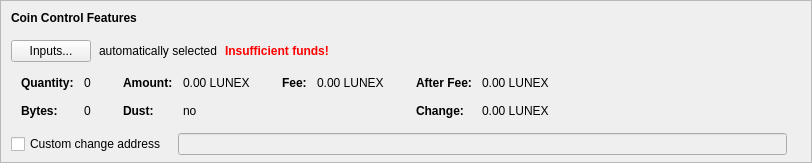
    <widget class="QFrame" name="frameCoinControl">
     <property name="sizePolicy">
      <sizepolicy hsizetype="Expanding" vsizetype="Expanding">
       <horstretch>0</horstretch>
       <verstretch>0</verstretch>
      </sizepolicy>
     </property>
     <property name="maximumSize">
      <size>
       <width>16777215</width>
       <height>16777215</height>
      </size>
     </property>
     <property name="frameShape">
      <enum>QFrame::StyledPanel</enum>
     </property>
     <property name="frameShadow">
      <enum>QFrame::Sunken</enum>
     </property>
     <layout class="QVBoxLayout" name="verticalLayoutCoinControl2">
      <property name="spacing">
       <number>0</number>
      </property>
      <property name="leftMargin">
       <number>0</number>
      </property>
      <property name="topMargin">
       <number>0</number>
      </property>
      <property name="rightMargin">
       <number>0</number>
      </property>
      <property name="bottomMargin">
       <number>6</number>
      </property>
      <item>
       <layout class="QVBoxLayout" name="verticalLayoutCoinControl" stretch="0,0,0,0,1">
        <property name="spacing">
         <number>0</number>
        </property>
        <property name="leftMargin">
         <number>10</number>
        </property>
        <property name="topMargin">
         <number>10</number>
        </property>
        <item>
         <layout class="QHBoxLayout" name="horizontalLayoutCoinControl1">
          <property name="bottomMargin">
           <number>15</number>
          </property>
          <item>
           <widget class="QLabel" name="labelCoinControlFeatures">
            <property name="sizePolicy">
             <sizepolicy hsizetype="Preferred" vsizetype="Maximum">
              <horstretch>0</horstretch>
              <verstretch>0</verstretch>
             </sizepolicy>
            </property>
            <property name="font">
             <font>
              <weight>75</weight>
              <bold>true</bold>
             </font>
            </property>
            <property name="styleSheet">
             <string notr="true">font-weight:bold;</string>
            </property>
            <property name="text">
             <string>Coin Control Features</string>
            </property>
           </widget>
          </item>
         </layout>
        </item>
        <item>
         <layout class="QHBoxLayout" name="horizontalLayoutCoinControl2" stretch="0,0,0,0">
          <property name="spacing">
           <number>8</number>
          </property>
          <property name="bottomMargin">
           <number>10</number>
          </property>
          <item>
           <widget class="QPushButton" name="pushButtonCoinControl">
            <property name="styleSheet">
             <string notr="true"/>
            </property>
            <property name="text">
             <string>Inputs...</string>
            </property>
            <property name="autoDefault">
             <bool>false</bool>
            </property>
           </widget>
          </item>
          <item>
           <widget class="QLabel" name="labelCoinControlAutomaticallySelected">
            <property name="text">
             <string>automatically selected</string>
            </property>
            <property name="margin">
             <number>5</number>
            </property>
           </widget>
          </item>
          <item>
           <widget class="QLabel" name="labelCoinControlInsuffFunds">
            <property name="font">
             <font>
              <weight>75</weight>
              <bold>true</bold>
             </font>
            </property>
            <property name="styleSheet">
             <string notr="true">color:red;font-weight:bold;</string>
            </property>
            <property name="text">
             <string>Insufficient funds!</string>
            </property>
            <property name="margin">
             <number>5</number>
            </property>
           </widget>
          </item>
          <item>
           <spacer name="horizontalSpacerCoinControl">
            <property name="orientation">
             <enum>Qt::Horizontal</enum>
            </property>
            <property name="sizeHint" stdset="0">
             <size>
              <width>40</width>
              <height>1</height>
             </size>
            </property>
           </spacer>
          </item>
         </layout>
        </item>
        <item>
         <widget class="QWidget" name="widgetCoinControl" native="true">
          <property name="sizePolicy">
           <sizepolicy hsizetype="Preferred" vsizetype="Preferred">
            <horstretch>0</horstretch>
            <verstretch>0</verstretch>
           </sizepolicy>
          </property>
          <property name="minimumSize">
           <size>
            <width>0</width>
            <height>0</height>
           </size>
          </property>
          <property name="styleSheet">
           <string notr="true"/>
          </property>
          <layout class="QHBoxLayout" name="horizontalLayoutCoinControl5">
           <property name="leftMargin">
            <number>0</number>
           </property>
           <property name="topMargin">
            <number>0</number>
           </property>
           <property name="rightMargin">
            <number>0</number>
           </property>
           <property name="bottomMargin">
            <number>0</number>
           </property>
           <item>
            <layout class="QHBoxLayout" name="horizontalLayoutCoinControl3" stretch="0,0,0,1">
             <property name="spacing">
              <number>20</number>
             </property>
             <property name="topMargin">
              <number>0</number>
             </property>
             <property name="bottomMargin">
              <number>10</number>
             </property>
             <item>
              <layout class="QFormLayout" name="formLayoutCoinControl1">
               <property name="horizontalSpacing">
                <number>10</number>
               </property>
               <property name="verticalSpacing">
                <number>14</number>
               </property>
               <property name="leftMargin">
                <number>10</number>
               </property>
               <property name="topMargin">
                <number>4</number>
               </property>
               <property name="rightMargin">
                <number>6</number>
               </property>
               <item row="0" column="0">
                <widget class="QLabel" name="labelCoinControlQuantityText">
                 <property name="font">
                  <font>
                   <weight>75</weight>
                   <bold>true</bold>
                  </font>
                 </property>
                 <property name="text">
                  <string>Quantity:</string>
                 </property>
                 <property name="margin">
                  <number>0</number>
                 </property>
                </widget>
               </item>
               <item row="0" column="1">
                <widget class="QLabel" name="labelCoinControlQuantity">
                 <property name="cursor">
                  <cursorShape>IBeamCursor</cursorShape>
                 </property>
                 <property name="contextMenuPolicy">
                  <enum>Qt::ActionsContextMenu</enum>
                 </property>
                 <property name="text">
                  <string notr="true">0</string>
                 </property>
                 <property name="margin">
                  <number>0</number>
                 </property>
                 <property name="textInteractionFlags">
                  <set>Qt::LinksAccessibleByMouse|Qt::TextSelectableByKeyboard|Qt::TextSelectableByMouse</set>
                 </property>
                </widget>
               </item>
               <item row="1" column="0">
                <widget class="QLabel" name="labelCoinControlBytesText">
                 <property name="font">
                  <font>
                   <weight>75</weight>
                   <bold>true</bold>
                  </font>
                 </property>
                 <property name="text">
                  <string>Bytes:</string>
                 </property>
                </widget>
               </item>
               <item row="1" column="1">
                <widget class="QLabel" name="labelCoinControlBytes">
                 <property name="cursor">
                  <cursorShape>IBeamCursor</cursorShape>
                 </property>
                 <property name="contextMenuPolicy">
                  <enum>Qt::ActionsContextMenu</enum>
                 </property>
                 <property name="text">
                  <string notr="true">0</string>
                 </property>
                 <property name="textInteractionFlags">
                  <set>Qt::LinksAccessibleByMouse|Qt::TextSelectableByKeyboard|Qt::TextSelectableByMouse</set>
                 </property>
                </widget>
               </item>
              </layout>
             </item>
             <item>
              <layout class="QFormLayout" name="formLayoutCoinControl2">
               <property name="horizontalSpacing">
                <number>10</number>
               </property>
               <property name="verticalSpacing">
                <number>14</number>
               </property>
               <property name="leftMargin">
                <number>6</number>
               </property>
               <property name="topMargin">
                <number>4</number>
               </property>
               <property name="rightMargin">
                <number>6</number>
               </property>
               <item row="0" column="0">
                <widget class="QLabel" name="labelCoinControlAmountText">
                 <property name="font">
                  <font>
                   <weight>75</weight>
                   <bold>true</bold>
                  </font>
                 </property>
                 <property name="text">
                  <string>Amount:</string>
                 </property>
                 <property name="margin">
                  <number>0</number>
                 </property>
                </widget>
               </item>
               <item row="0" column="1">
                <widget class="QLabel" name="labelCoinControlAmount">
                 <property name="cursor">
                  <cursorShape>IBeamCursor</cursorShape>
                 </property>
                 <property name="contextMenuPolicy">
                  <enum>Qt::ActionsContextMenu</enum>
                 </property>
                 <property name="text">
                  <string notr="true">0.00 LUNEX</string>
                 </property>
                 <property name="textInteractionFlags">
                  <set>Qt::LinksAccessibleByMouse|Qt::TextSelectableByKeyboard|Qt::TextSelectableByMouse</set>
                 </property>
                </widget>
               </item>
               <item row="1" column="0">
                <widget class="QLabel" name="labelCoinControlLowOutputText">
                 <property name="font">
                  <font>
                   <weight>75</weight>
                   <bold>true</bold>
                  </font>
                 </property>
                 <property name="text">
                  <string>Dust:</string>
                 </property>
                </widget>
               </item>
               <item row="1" column="1">
                <widget class="QLabel" name="labelCoinControlLowOutput">
                 <property name="cursor">
                  <cursorShape>IBeamCursor</cursorShape>
                 </property>
                 <property name="contextMenuPolicy">
                  <enum>Qt::ActionsContextMenu</enum>
                 </property>
                 <property name="text">
                  <string notr="true">no</string>
                 </property>
                 <property name="textInteractionFlags">
                  <set>Qt::LinksAccessibleByMouse|Qt::TextSelectableByKeyboard|Qt::TextSelectableByMouse</set>
                 </property>
                </widget>
               </item>
              </layout>
             </item>
             <item>
              <layout class="QFormLayout" name="formLayoutCoinControl3">
               <property name="horizontalSpacing">
                <number>10</number>
               </property>
               <property name="verticalSpacing">
                <number>14</number>
               </property>
               <property name="leftMargin">
                <number>6</number>
               </property>
               <property name="topMargin">
                <number>4</number>
               </property>
               <property name="rightMargin">
                <number>6</number>
               </property>
               <item row="0" column="0">
                <widget class="QLabel" name="labelCoinControlFeeText">
                 <property name="font">
                  <font>
                   <weight>75</weight>
                   <bold>true</bold>
                  </font>
                 </property>
                 <property name="text">
                  <string>Fee:</string>
                 </property>
                 <property name="margin">
                  <number>0</number>
                 </property>
                </widget>
               </item>
               <item row="0" column="1">
                <widget class="QLabel" name="labelCoinControlFee">
                 <property name="cursor">
                  <cursorShape>IBeamCursor</cursorShape>
                 </property>
                 <property name="contextMenuPolicy">
                  <enum>Qt::ActionsContextMenu</enum>
                 </property>
                 <property name="text">
                  <string notr="true">0.00 LUNEX</string>
                 </property>
                 <property name="textInteractionFlags">
                  <set>Qt::LinksAccessibleByMouse|Qt::TextSelectableByKeyboard|Qt::TextSelectableByMouse</set>
                 </property>
                </widget>
               </item>
             </layout>
             </item>
             <item>
              <layout class="QFormLayout" name="formLayoutCoinControl4">
               <property name="horizontalSpacing">
                <number>10</number>
               </property>
               <property name="verticalSpacing">
                <number>14</number>
               </property>
               <property name="leftMargin">
                <number>6</number>
               </property>
               <property name="topMargin">
                <number>4</number>
               </property>
               <property name="rightMargin">
                <number>6</number>
               </property>
               <item row="0" column="0">
                <widget class="QLabel" name="labelCoinControlAfterFeeText">
                 <property name="font">
                  <font>
                   <weight>75</weight>
                   <bold>true</bold>
                  </font>
                 </property>
                 <property name="text">
                  <string>After Fee:</string>
                 </property>
                 <property name="margin">
                  <number>0</number>
                 </property>
                </widget>
               </item>
               <item row="0" column="1">
                <widget class="QLabel" name="labelCoinControlAfterFee">
                 <property name="cursor">
                  <cursorShape>IBeamCursor</cursorShape>
                 </property>
                 <property name="contextMenuPolicy">
                  <enum>Qt::ActionsContextMenu</enum>
                 </property>
                 <property name="text">
                  <string notr="true">0.00 LUNEX</string>
                 </property>
                 <property name="textInteractionFlags">
                  <set>Qt::LinksAccessibleByMouse|Qt::TextSelectableByKeyboard|Qt::TextSelectableByMouse</set>
                 </property>
                </widget>
               </item>
               <item row="1" column="0">
                <widget class="QLabel" name="labelCoinControlChangeText">
                 <property name="font">
                  <font>
                   <weight>75</weight>
                   <bold>true</bold>
                  </font>
                 </property>
                 <property name="text">
                  <string>Change:</string>
                 </property>
                </widget>
               </item>
               <item row="1" column="1">
                <widget class="QLabel" name="labelCoinControlChange">
                 <property name="cursor">
                  <cursorShape>IBeamCursor</cursorShape>
                 </property>
                 <property name="contextMenuPolicy">
                  <enum>Qt::ActionsContextMenu</enum>
                 </property>
                 <property name="text">
                  <string notr="true">0.00 LUNEX</string>
                 </property>
                 <property name="textInteractionFlags">
                  <set>Qt::LinksAccessibleByMouse|Qt::TextSelectableByKeyboard|Qt::TextSelectableByMouse</set>
                 </property>
                </widget>
               </item>
              </layout>
             </item>
            </layout>
           </item>
          </layout>
         </widget>
        </item>
        <item>
         <layout class="QHBoxLayout" name="horizontalLayoutCoinControl4" stretch="0,0,0">
          <property name="spacing">
           <number>12</number>
          </property>
          <property name="sizeConstraint">
           <enum>QLayout::SetDefaultConstraint</enum>
          </property>
          <property name="topMargin">
           <number>5</number>
          </property>
          <property name="rightMargin">
           <number>5</number>
          </property>
          <item>
           <widget class="QCheckBox" name="checkBoxCoinControlChange">
            <property name="toolTip">
             <string>If this is activated, but the change address is empty or invalid, change will be sent to a newly generated address.</string>
            </property>
            <property name="text">
             <string>Custom change address</string>
            </property>
           </widget>
          </item>
          <item>
           <widget class="QValidatedLineEdit" name="lineEditCoinControlChange">
            <property name="enabled">
             <bool>false</bool>
            </property>
            <property name="sizePolicy">
             <sizepolicy hsizetype="Expanding" vsizetype="Fixed">
              <horstretch>0</horstretch>
              <verstretch>0</verstretch>
             </sizepolicy>
            </property>
           </widget>
          </item>
          <item>
           <widget class="QLabel" name="labelCoinControlChangeLabel">
            <property name="sizePolicy">
             <sizepolicy hsizetype="Preferred" vsizetype="Expanding">
              <horstretch>0</horstretch>
              <verstretch>0</verstretch>
             </sizepolicy>
            </property>
            <property name="minimumSize">
             <size>
              <width>0</width>
              <height>0</height>
             </size>
            </property>
            <property name="text">
             <string/>
            </property>
            <property name="margin">
             <number>3</number>
            </property>
           </widget>
          </item>
         </layout>
        </item>
        <item>
         <spacer name="verticalSpacerCoinControl">
          <property name="orientation">
           <enum>Qt::Vertical</enum>
          </property>
          <property name="sizeHint" stdset="0">
           <size>
            <width>800</width>
            <height>1</height>
           </size>
          </property>
         </spacer>
        </item>
       </layout>
      </item>
     </layout>
    </widget>
